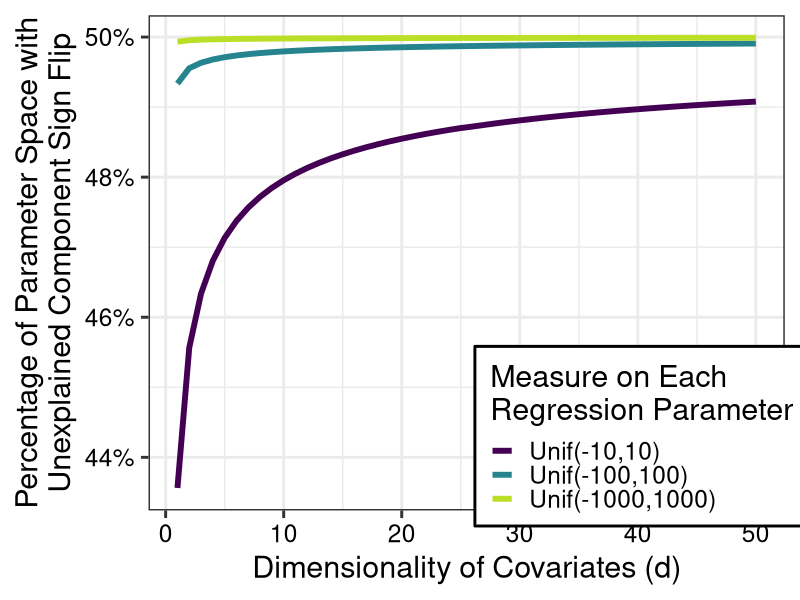

Here is the R script that generated this plot:
# Libraries ---------------------------------------------------------------
library(here)
library(tidyr)
library(dplyr)
library(purrr)
library(glue)
library(ggplot2)

# Helpers -----------------------------------------------------------------
pirwinhall = function(x, n) {
  if (n > 50) {
    pirwinhall_approx(x, n)
  } else {
    pirwinhall_exact(x, n)
  }
}

pirwinhall_exact = function(x, n) {
  
  sapply(x, 
         \(xx) {
           k = seq(0, floor(xx))
           sum((-1)**k * choose(n, k) * (xx - k)**n) / factorial(n)
         })
}

pirwinhall_approx = function(x, n) {
  pnorm(x, mean = n / 2, sd = sqrt(n / 12))
}

dirwinhall = function(x, n) {
  if (n > 50) {
    dirwinhall_approx(x, n)
  } else {
    dirwinhall_exact(x, n)
  }
}

dirwinhall_exact = function(x, n) {
  
  sapply(x, 
         \(xx) {
           k = seq(0, floor(xx))
           sum((-1)**k * choose(n, k) * (xx - k)**{n-1}) / factorial(n-1)
         })
}

dirwinhall_approx = function(x, n) {
  dnorm(x, mean = n / 2, sd = sqrt(n / 12))
}


pr_signflip = function(d, m) {
  integrate(\(i) 2 * pirwinhall(x = (2*d*m - i) / (2*m), n = 2*d) * dirwinhall(x = i, n = 2),
            lower = 1,
            upper = 2)$value
}


# Setup --------------------------------------------------------------------
design = tidyr::crossing(d = 1:50,
                         m = c(10,100,1000))
tb = dplyr::mutate(design,
                   p = purrr::pmap_dbl(design, pr_signflip),
                   m = glue("Unif(-{m},{m})"))


# Plot ---------------------------------------------------------------------
gg = ggplot(tb,
            aes(x = d, y = p, color = m)) +
  labs(x     = "Dimensionality of Covariates (d)",
       y     = "Percentage of Parameter Space with\nUnexplained Component Sign Flip",
       color = "Measure on Each\nRegression Parameter") +
  theme_bw(base_size = 22) +
  theme(axis.text       = element_text(color = 'black'),
        legend.position = "inside",
        legend.position.inside = c(0.775, 0.15),
        legend.background = element_rect(colour = "black")) +
  scale_color_viridis_d(end = 0.9) +
  scale_y_continuous(labels = scales::percent) +
  geom_line(linewidth = 2)

ggsave(here('Sections', 'Figures', 'prob_unexplained.pdf'),
       gg, 
       width = 10, height = 8, units = "in")
